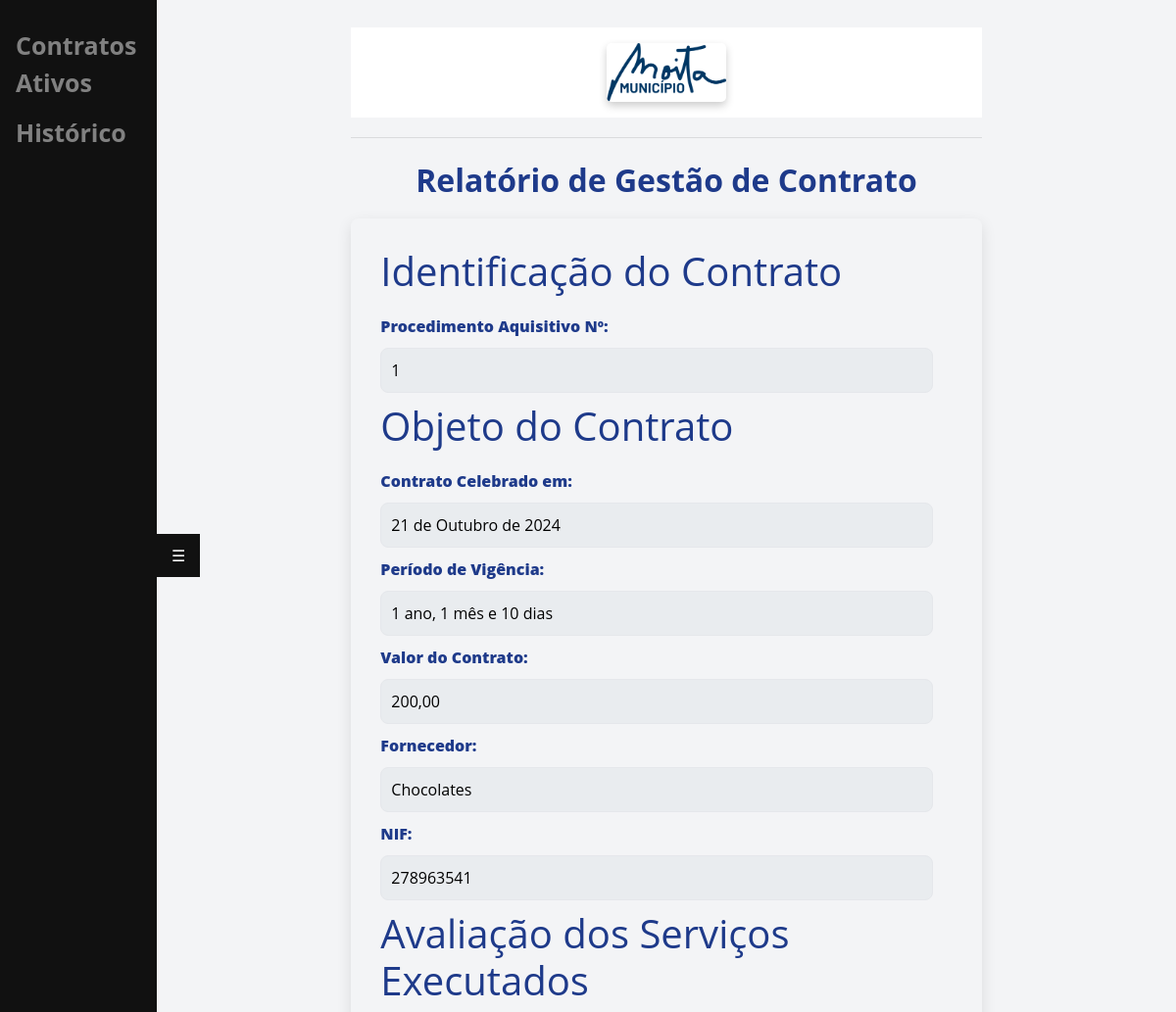
Before: /caderno_encargos/1/ (signed in, upper part) with the older database file.
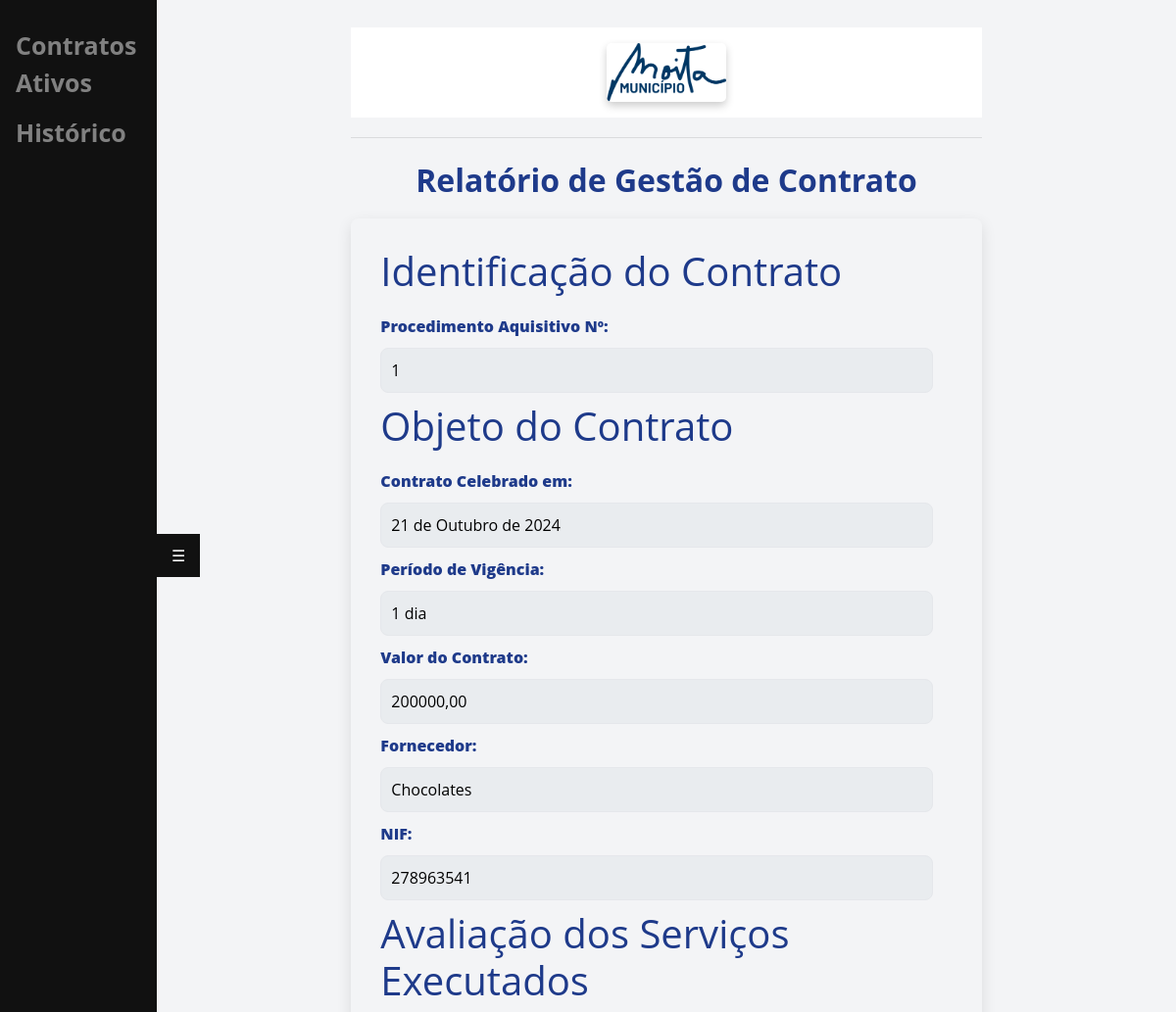
After: the same page with the newer database file.
### main/models.py (models this page shows, shortened)
class Contract(models.Model):
    user = models.ForeignKey(User, on_delete=models.CASCADE)
    procedimento = models.CharField(max_length=255)
    numero = models.CharField(max_length=100)
    tipo_contrato = models.CharField(max_length=100)
    fornecedor = models.CharField(max_length=255)
    nif = models.CharField(max_length=100)
    data_inicial = models.DateField()
    data_final = models.DateField()
    prazo = models.CharField(max_length=255)
    preco_contratual = models.DecimalField(max_digits=10, decimal_places=2)
    observacao = models.TextField(blank=True, null=True)
    valor_entregue = models.DecimalField(max_digits=10, decimal_places=2)
    recorrente = models.BooleanField(default=False)
    compromisso = models.BooleanField(default=False)
    uploaded_file = models.ForeignKey(UploadedFile, on_delete=models.CASCADE)
    plurianual = models.TextField(blank=True, null=True)
    estado = models.BooleanField(default=True)

### main/views.py (the view, shortened to what this page needs)
# urls.py: path('caderno_encargos/<int:contract_id>/', views.caderno_encargos, name='caderno_encargos'),
def caderno_encargos(request, contract_id):
    contract = get_object_or_404(Contract, id=contract_id, user=request.user)
    try:
        caderno = CadernoEncargo.objects.get(user=request.user, procedimento_n=contract.numero)
        return render(request, 'main/caderno_encargos_visualizar.html', {'caderno': caderno, 'contract': contract})
    except CadernoEncargo.DoesNotExist:
        contract_data = {
            'procedimento_n': contract.numero,
            'contrato_celebrado': contract.data_inicial,
            'periodo_vigencia': calcular_diferenca(contract.data_inicial, contract.data_final),
            'valor_contrato': contract.preco_contratual,
            'fornecedor': contract.fornecedor,
            'nif': contract.nif,
        }
        return render(request, 'main/caderno_encargos.html', {'contract_data': contract_data, 'contract': contract})

### main/templates/main/caderno_encargos.html (shortened to what this page needs)
{% extends 'main/base.html' %}
{% block content %}
<!DOCTYPE html>
<html lang="pt-PT">
<head>
    <h1>Relatório de Gestão de Contrato</h1>
</head>
<body>
    <form method="POST">
        <h2>Identificação do Contrato</h2>
        <label for="procedimento_n"><strong>Procedimento Aquisitivo Nº:</strong></label>
        <input type="text" id="procedimento_n" name="procedimento_n" readonly style="background-color: #e9ecef;" required value="{{ contract_data.procedimento_n }}">
        <h2>Objeto do Contrato</h2>
        <label for="contrato_celebrado"><strong>Contrato Celebrado em:</strong></label>
        <input type="text" id="contrato_celebrado" name="contrato_celebrado" readonly style="background-color: #e9ecef;" required value="{{ contract_data.contrato_celebrado }}">
        <label for="periodo_vigencia"><strong>Período de Vigência:</strong></label>
        <input type="text" id="periodo_vigencia" name="periodo_vigencia" readonly style="background-color: #e9ecef;" required value="{{ contract_data.periodo_vigencia }}">
        <label for="valor_contrato"><strong>Valor do Contrato:</strong></label>
        <input type="text" id="valor_contrato" name="valor_contrato" readonly style="background-color: #e9ecef;" required value="{{ contract_data.valor_contrato }}">
        <label for="fornecedor"><strong>Fornecedor:</strong></label>
        <input type="text" id="fornecedor" name="fornecedor" readonly style="background-color: #e9ecef;" required value="{{ contract_data.fornecedor }}">
        <label for="nif"><strong>NIF:</strong></label>
        <input type="text" id="nif" name="nif" readonly style="background-color: #e9ecef;" required value="{{ contract_data.nif }}">
        <h2>Avaliação dos Serviços Executados</h2>
        <label for="cumprimento_prazo"><strong>CUMPRIMENTO DO PRAZO</strong></label><br>
        <label for="cumprimento_nao">Não</label><br>
        <label for="incumprimento_prazo"><strong>Em caso de incumprimento de prazo, foi solicitado o acionamento de penalidades contratuais?</strong></label><br>
        <label for="penalidade_nao">Não</label><br>
    </form>
</body>
{% endblock %}

Changed rows visible on the page:
changed Contract "Chocolates": valor_contrato "200,00" → "200000,00"
Other visible differences:
form field periodo_vigencia: "1 ano, 1 mês e 10 dias" → "1 dia"
